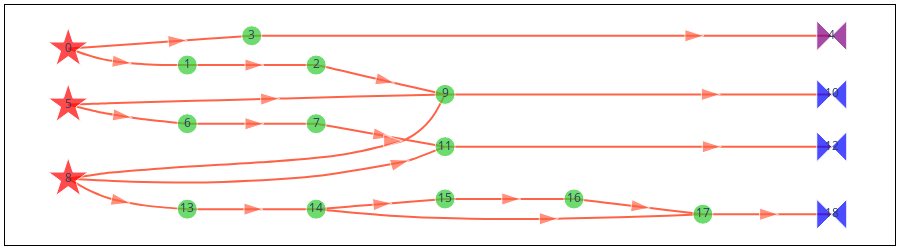

Notebook code cell kept with this figure:
### Markdown cell above
The two cells below the `samplex` for our GHZ circuit, alongside `template_circuit` for clarity. Let us explain the role of each node following execution order, in the simple case where a single set of parameters is produced.

The three red stars (one per box) are the nodes in charge of generating of random Pauli gates. Each of these nodes generates two instances of a randomly-chosen Pauli operator, with support on as many qubit as are in the box. Intuitively, one can think of them as a pair of "virtual" (i.e., non-physical) gates generated on top of the barriers marked as ``M``, as illustrated by the stars in the `template_circuit` figure.

After the virtual Pauli pairs are generated, they travel through the circuit in opposite directions, one towards the beginning of the circuit and one towards the end. The green circles in the `samplex` keep track of their evolution as they commute through gates, or are combined with other virtual Paulis that they meet along the way.

When the virtual Paulis meet parametric-one qubit gates or measurements, their journey ends. The bow-tie nodes convert them into parameter values for the template circuit (the blue bow ties) or into an array of measurement flips (the purple bow tie).

### Code cell
fig = samplex.draw()
fig.update_layout(width=900, height=250)
fig.show()

### Figure 1 — Plotly figure (JSON) as saved in the notebook; plotly's stock layout.template omitted (floating-point values rounded to 4 significant figures; data arrays with more than 128 entries replaced by an {"elided": "..."} marker saying what was removed)
{"data": [{"hoverinfo": "text", "hovertext": {"elided": "210 null values"}, "line": {"color": "tomato", "shape": "spline", "smoothing": 1}, "marker": {"angleref": "previous", "size": {"elided": "210 int values"}, "symbol": {"elided": "210 str values"}}, "mode": "lines+markers", "type": "scatter", "x": {"elided": "210 float values"}, "xaxis": "x", "y": {"elided": "210 float values"}, "yaxis": "y"}, {"hoverinfo": "text", "hoverlabel": {"bgcolor": "lightyellow", "font": {"color": "black", "family": "Times New Roman"}}, "hovertext": ["<b>TwirlSamplingNode(<+lhs_0, +rhs_0>)</b><br>\n• <b>instantiates</b>: {lhs_0: (3, 'VirtualType.PAULI'), rhs_0: (3, 'VirtualType.PAULI')}<br>\n────────────────────────────<b></b><br>\n ▸ <b>LHS Register</b>: 'lhs_0'<br>\n ▸ <b>RHS Register</b>: 'rhs_0'<br>\n ▸ <b>Distribution</b>: UniformPauli(<num_subsystems=3, register_type=VirtualType.PAULI>)", "<b>SliceRegisterNode(<lhs_0(r), +leftwards_1>)</b><br>\n• <b>reads_from</b>: {lhs_0: ([0, 1, 2], 'VirtualType.PAULI')}<br>\n• <b>instantiates</b>: {leftwards_1: (3, 'VirtualType.U2')}<br>\n────────────────────────────<b></b>", "<b>RightU2ParametricMultiplicationNode(<leftwards_1(w)>)</b><br>\n• <b>writes_to</b>: {leftwards_1: ([0, 1, 2], 'VirtualType.U2')}<br>\n────────────────────────────<b></b><br>\n ▸ <b>Operand</b>: 'rx'<br>\n ▸ <b>Parameter Indices</b>: [0, 1, 2]", "<b>SliceRegisterNode(<rhs_0(r), +z2_collect_2>)</b><br>\n• <b>reads_from</b>: {rhs_0: ([0, 1, 2], 'VirtualType.PAULI')}<br>\n• <b>instantiates</b>: {z2_collect_2: (3, 'VirtualType.Z2')}<br>\n────────────────────────────<b></b>", "<b>CollectZ2ToOutputNode(<z2_collect_2(r)>)</b><br>\n• <b>reads_from</b>: {z2_collect_2: ([0, 1, 2], 'VirtualType.Z2')}<br>\n• <b>outputs_to</b>: {measurement_flips.c: ([0, 1, 2], 'VirtualType.Z2')}<br>\n────────────────────────────<b></b><br>\n ▸ <b>Register Name</b>: 'z2_collect_2'<br>\n ▸ <b>Output Name</b>: measurement_flips.c<br>\n ▸ <b>Subsystem Indices</b>: [0 1 2]", "<b>TwirlSamplingNode(<+lhs_3, +rhs_3>)</b><br>\n• <b>instantiates</b>: {lhs_3: (2, 'VirtualType.PAULI'), rhs_3: (2, 'VirtualType.PAULI')}<br>\n────────────────────────────<b></b><br>\n ▸ <b>LHS Register</b>: 'lhs_3'<br>\n ▸ <b>RHS Register</b>: 'rhs_3'<br>\n ▸ <b>Distribution</b>: UniformPauli(<num_subsystems=2, register_type=VirtualType.PAULI>)", "<b>SliceRegisterNode(<lhs_3(r), +leftwards_4>)</b><br>\n• <b>reads_from</b>: {lhs_3: ([0, 1], 'VirtualType.PAULI')}<br>\n• <b>instantiates</b>: {leftwards_4: (2, 'VirtualType.PAULI')}<br>\n────────────────────────────<b></b>", "<b>PauliPastCliffordNode(<leftwards_4(r), leftwards_4(w)>)</b><br>\n• <b>reads_from</b>: {leftwards_4: ([0, 1], 'VirtualType.PAULI')}<br>\n• <b>writes_to</b>: {leftwards_4: ([0, 1], 'VirtualType.PAULI')}<br>\n────────────────────────────<b></b><br>\n ▸ <b>Operation</b>: 'cx'<br>\n ▸ <b>Register Name</b>: 'leftwards_4'<br>\n ▸ <b>Subsystem Indices</b>: [[0, 1]]", "<b>TwirlSamplingNode(<+lhs_5, +rhs_5>)</b><br>\n• <b>instantiates</b>: {lhs_5: (2, 'VirtualType.PAULI'), rhs_5: (2, 'VirtualType.PAULI')}<br>\n────────────────────────────<b></b><br>\n ▸ <b>LHS Register</b>: 'lhs_5'<br>\n ▸ <b>RHS Register</b>: 'rhs_5'<br>\n ▸ <b>Distribution</b>: UniformPauli(<num_subsystems=2, register_type=VirtualType.PAULI>)", "<b>CombineRegistersNode(<leftwards_1(r), rhs_3(r), rhs_5(r), +collect_6>)</b><br>\n• <b>reads_from</b>\n</br>&nbsp;&nbsp;&nbsp;&nbsp;&nbsp;• leftwards_1: ([0, 1, 2], 'VirtualType.U2')\n</br>&nbsp;&nbsp;&nbsp;&nbsp;&nbsp;• rhs_3: ([0, 1], 'VirtualType.PAULI')\n</br>&nbsp;&nbsp;&nbsp;&nbsp;&nbsp;• rhs_5: ([0], 'VirtualType.PAULI')<br>\n• <b>instantiates</b>: {collect_6: (3, 'VirtualType.U2')}<br>\n────────────────────────────<b></b><br>\n ▸ <b>Output Type</b>: U2<br>\n ▸ <b>Output Num Subsystems</b>: 3<br>\n ▸ <b>Operands</b>: {'leftwards_1': ([2, 1, 0], [0, 1, 2], 'VirtualType.U2'), 'rhs_3': ([0, 1], [1, 2], 'VirtualType.PAULI'), 'rhs_5': ([0], [0], 'VirtualType.PAULI')}", "<b>CollectTemplateValues(<collect_6(r)>)</b><br>\n• <b>reads_from</b>: {collect_6: ([0, 1, 2], 'VirtualType.U2')}<br>\n────────────────────────────<b></b><br>\n ▸ <b>Output Name</b>: 'parameter_values'<br>\n ▸ <b>Template Indices</b>: [[12, 13, 14], [15, 16, 17], [18, 19, 20]]<br>\n ▸ <b>Register Name</b>: 'collect_6'<br>\n ▸ <b><class 'samplomatic.synths.synth.Synth'></b>: RzSxSynth(<num_qubits_per_subsystem=1, num_params_per_subsystem=3>)", "<b>CombineRegistersNode(<leftwards_4(r), rhs_5(r), +collect_7>)</b><br>\n• <b>reads_from</b>: {leftwards_4: ([0, 1], 'VirtualType.PAULI'), rhs_5: ([1], 'VirtualType.PAULI')}<br>\n• <b>instantiates</b>: {collect_7: (2, 'VirtualType.U2')}<br>\n────────────────────────────<b></b><br>\n ▸ <b>Output Type</b>: U2<br>\n ▸ <b>Output Num Subsystems</b>: 2<br>\n ▸ <b>Operands</b>: {'leftwards_4': ([0, 1], [0, 1], 'VirtualType.PAULI'), 'rhs_5': ([1], [0], 'VirtualType.PAULI')}", "<b>CollectTemplateValues(<collect_7(r)>)</b><br>\n• <b>reads_from</b>: {collect_7: ([0, 1], 'VirtualType.U2')}<br>\n────────────────────────────<b></b><br>\n ▸ <b>Output Name</b>: 'parameter_values'<br>\n ▸ <b>Template Indices</b>: [[6, 7, 8], [9, 10, 11]]<br>\n ▸ <b>Register Name</b>: 'collect_7'<br>\n ▸ <b><class 'samplomatic.synths.synth.Synth'></b>: RzRxSynth(<num_qubits_per_subsystem=1, num_params_per_subsystem=3>)", "<b>SliceRegisterNode(<lhs_5(r), +leftwards_8>)</b><br>\n• <b>reads_from</b>: {lhs_5: ([0, 1], 'VirtualType.PAULI')}<br>\n• <b>instantiates</b>: {leftwards_8: (2, 'VirtualType.PAULI')}<br>\n────────────────────────────<b></b>", "<b>PauliPastCliffordNode(<leftwards_8(r), leftwards_8(w)>)</b><br>\n• <b>reads_from</b>: {leftwards_8: ([0, 1], 'VirtualType.PAULI')}<br>\n• <b>writes_to</b>: {leftwards_8: ([0, 1], 'VirtualType.PAULI')}<br>\n────────────────────────────<b></b><br>\n ▸ <b>Operation</b>: 'cx'<br>\n ▸ <b>Register Name</b>: 'leftwards_8'<br>\n ▸ <b>Subsystem Indices</b>: [[0, 1]]", "<b>SliceRegisterNode(<leftwards_8(r), +leftwards_9>)</b><br>\n• <b>reads_from</b>: {leftwards_8: ([0], 'VirtualType.PAULI')}<br>\n• <b>instantiates</b>: {leftwards_9: (1, 'VirtualType.U2')}<br>\n────────────────────────────<b></b>", "<b>RightMultiplicationNode(<leftwards_9(w)>)</b><br>\n• <b>writes_to</b>: {leftwards_9: ([0], 'VirtualType.U2')}<br>\n────────────────────────────<b></b><br>\n ▸ <b>Fixed Operand</b>: U2Register(<1, 1>)", "<b>CombineRegistersNode(<leftwards_8(r), leftwards_9(r), +collect_10>)</b><br>\n• <b>reads_from</b>: {leftwards_8: ([1], 'VirtualType.PAULI'), leftwards_9: ([0], 'VirtualType.U2')}<br>\n• <b>instantiates</b>: {collect_10: (2, 'VirtualType.U2')}<br>\n────────────────────────────<b></b><br>\n ▸ <b>Output Type</b>: U2<br>\n ▸ <b>Output Num Subsystems</b>: 2<br>\n ▸ <b>Operands</b>: {'leftwards_8': ([1], [1], 'VirtualType.PAULI'), 'leftwards_9': ([0], [0], 'VirtualType.U2')}", "<b>CollectTemplateValues(<collect_10(r)>)</b><br>\n• <b>reads_from</b>: {collect_10: ([0, 1], 'VirtualType.U2')}<br>\n────────────────────────────<b></b><br>\n ▸ <b>Output Name</b>: 'parameter_values'<br>\n ▸ <b>Template Indices</b>: [[0, 1, 2], [3, 4, 5]]<br>\n ▸ <b>Register Name</b>: 'collect_10'<br>\n ▸ <b><class 'samplomatic.synths.synth.Synth'></b>: RzSxSynth(<num_qubits_per_subsystem=1, num_params_per_subsystem=3>)"], "marker": {"color": ["red", "limegreen", "limegreen", "limegreen", "purple", "red", "limegreen", "limegreen", "red", "limegreen", "blue", "limegreen", "blue", "limegreen", "limegreen", "limegreen", "limegreen", "limegreen", "blue"], "size": [30, 20, 20, 20, 30, 30, 20, 20, 30, 20, 30, 20, 30, 20, 20, 20, 20, 20, 30], "symbol": ["star", "circle", "circle", "circle", "bowtie", "star", "circle", "circle", "star", "circle", "bowtie", "circle", "bowtie", "circle", "circle", "circle", "circle", "circle", "bowtie"]}, "mode": "markers+text", "text": ["0", "1", "2", "3", "4", "5", "6", "7", "8", "9", "10", "11", "12", "13", "14", "15", "16", "17", "18"], "type": "scatter", "x": [0.25, 1.738, 3.349, 2.544, 9.794, 0.25, 1.738, 3.349, 0.25, 4.96, 9.794, 4.96, 9.794, 1.738, 3.349, 4.96, 6.572, 8.183, 9.794], "xaxis": "x", "y": [3.891, 3.53, 3.53, 4.168, 4.168, 2.668, 2.252, 2.252, 1.057, 2.891, 2.891, 1.752, 1.752, 0.3907, 0.3907, 0.6129, 0.6129, 0.2796, 0.2796], "yaxis": "y"}], "layout": {"height": 250, "margin": {"b": 5, "l": 5, "r": 5, "t": 5}, "paper_bgcolor": "white", "plot_bgcolor": "rgba(0,0,0,0)", "showlegend": false, "width": 900, "xaxis": {"anchor": "y", "domain": [0, 1], "linecolor": "black", "linewidth": 1, "mirror": true, "showgrid": false, "showline": true, "showticklabels": false, "zeroline": false}, "yaxis": {"anchor": "x", "domain": [0, 1], "linecolor": "black", "linewidth": 1, "mirror": true, "showgrid": false, "showline": true, "showticklabels": false, "zeroline": false}}}
